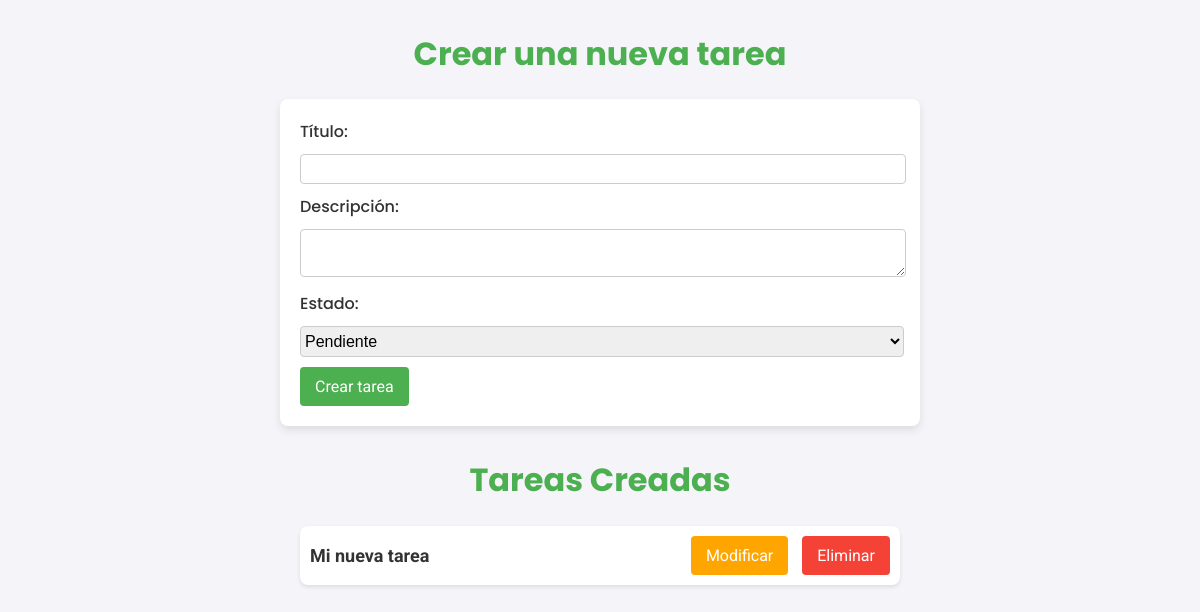
/tareas (signed in), run on an earlier commit of the app's database.
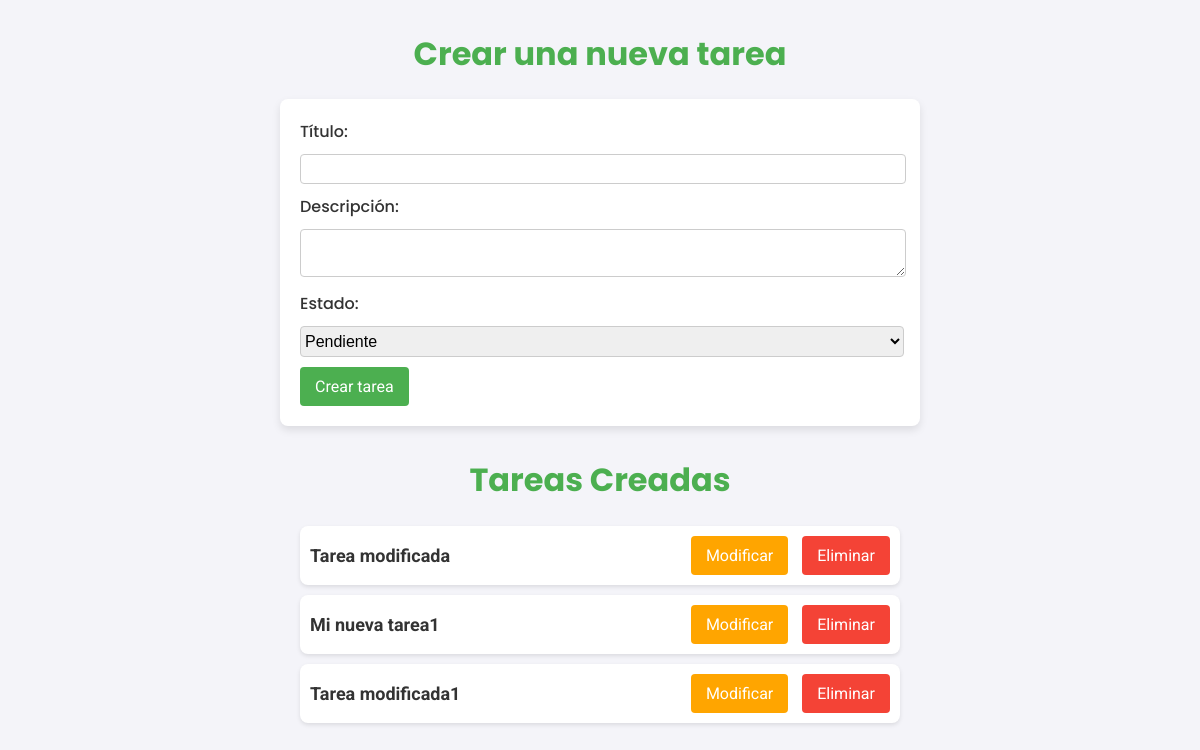
And on a later commit of the database.
### app/models.py (models this page shows)
class Task(Base):
    __tablename__ = "tasks"
    id = Column(Integer, primary_key=True, index=True)
    title = Column(String)
    description = Column(String)
    state = Column(String)  # Por ejemplo: 'pendiente', 'en progreso', 'completada'
    user_id = Column(Integer, ForeignKey("users.id"))
    user = relationship("User", back_populates="tasks")

### app/routers/tareas.py (the view)
@router.get("/tareas", response_class=HTMLResponse)
async def mostrar_tareas(
    request: Request,
    db: Session = Depends(database.get_db),
    current_user: User = Depends(get_current_user)
):
    tareas = crud.get_tasks(db=db, user_id=current_user.id)
    return templates.TemplateResponse("tareas.html", {
        "request": request,
        "tasks": tareas,
        "user": current_user
    })

### app/templates/tareas.html (shortened to what this page needs)
<!DOCTYPE html>
<html lang="es">
<head>
</head>
<body>
    <h1>Crear una nueva tarea</h1>
    <form id="tarea-form">
        <label for="title">Título:</label><br>
        <input type="text" id="title" name="title" required><br>
        <label for="description">Descripción:</label><br>
        <textarea id="description" name="description" required></textarea><br>
        <label for="state">Estado:</label><br>
        <select id="state" name="state" required>
            <option value="pendiente">Pendiente</option>
        </select><br>
        <button type="submit">Crear tarea</button>
    </form>
    <h1>Tareas Creadas</h1>
    <ul id="task-list" class="task-list">
        {% for task in tasks %}
            <li id="task-{{ task.id }}">
                <span class="task-title">{{ task.title }}</span>
                <div class="task-actions">
                    <button class="modify" onclick="toggleEditForm({{ task.id }}, '{{ task.title }}', '{{ task.description }}', '{{ task.state }}')">Modificar</button>
                    <button onclick="deleteTask({{ task.id }})">Eliminar</button>
                </div>
            </li>
        {% endfor %}
    </ul>
</body>
</html>

### app/templates/tareas.html (style rules this page uses)
body { font-family: 'Roboto', sans-serif; background-color: #f4f4f9; color: #333; margin: 0; padding: 0; }
h1 { font-family: 'Poppins', sans-serif; text-align: center; color: #4CAF50; margin-top: 30px; }
#tarea-form, .task-form { background-color: #fff; padding: 20px; margin: 20px auto; width: 50%; border-radius: 8px; box-shadow: 0 4px 8px rgba(0, 0, 0, 0.1); }
label { font-family: 'Poppins', sans-serif; font-weight: 500; }
input, textarea { width: 100%; padding-top: 5px; padding-bottom: 5px; margin: 10px 0; border: 1px solid #ccc; border-radius: 4px; font-size: 16px; }
select { width: 100.7%; padding-top: 5px; padding-bottom: 5px; margin: 10px 0; border: 1px solid #ccc; border-radius: 4px; font-size: 16px; }
button { background-color: #4CAF50; color: white; padding: 10px 15px; border: none; border-radius: 4px; cursor: pointer; font-size: 16px; font-family: 'Roboto', sans-serif; }
.task-list { list-style-type: none; padding: 0; width: 50%; margin: 20px auto; }
.task-list li { background-color: #fff; padding: 10px; margin: 10px 0; border-radius: 8px; box-shadow: 0 2px 4px rgba(0, 0, 0, 0.1); display: flex; justify-content: space-between; align-items: center; }
.task-title { font-weight: bold; font-size: 18px; margin-right: 10px; }
.task-actions button { background-color: #f44336; margin-left: 10px; }
.task-actions button.modify { background-color: #ffa500; }

What changed in the data, as far as the page shows it:
changed Task: title "Mi nueva tarea" → "Tarea modificada"
added Task: title "Mi nueva tarea1"
added Task: title "Tarea modificada1"
